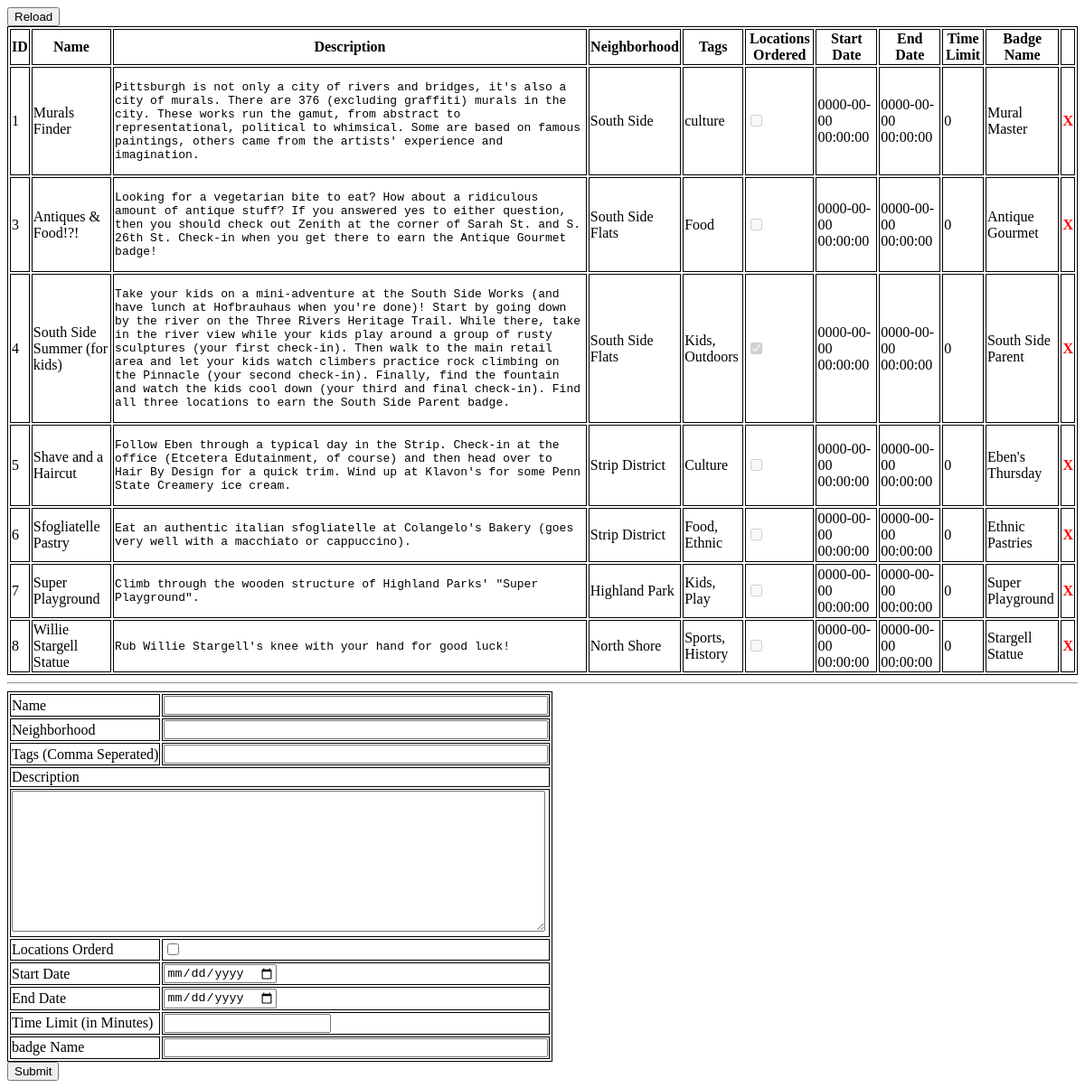
/www/dba/mission.php, run on the app's committed database.
### tables this page shows
CREATE TABLE mission (
  id int(11) NOT NULL AUTO_INCREMENT,
  `name` varchar(100) NOT NULL,
  description varchar(10000) NOT NULL,
  neighborhood varchar(1000) NOT NULL,
  tags varchar(1000) NOT NULL,
  locationsOrdered tinyint(1) unsigned NOT NULL,
  startDate timestamp NOT NULL DEFAULT '0000-00-00 00:00:00',
  endDate timestamp NOT NULL DEFAULT '0000-00-00 00:00:00',
  minuteLimit int(11) NOT NULL,
  badgeName varchar(100) NOT NULL,
  PRIMARY KEY (id)
);

### www/dba/mission.php (the view, shortened to what this page needs)
<!DOCTYPE html>
<html>
<head>
<link rel="stylesheet" type="text/css" href="dba.css">
</head>
<body>
<?php
$db = new mysqli("localhost", "pgh-challenge", "5NdSW4FaAqQXthqs", "game");
$table = "mission";
$stmt = $db->prepare("select id, name, description, neighborhood, tags, locationsOrdered, startDate, endDate, minuteLimit, badgeName from $table");
echo "<input class=\"refreshBtn\" type=\"button\" value=\"Reload\" onclick=\"refreshPage()\" />\n";
echo "<table id=\"dataTable\">\n";
echo "<tr><th>ID</th><th>Name</th><th>Description</th><th>Neighborhood</th><th>Tags</th>".
"<th>Locations Ordered</th>".
"<th>Start Date</th><th>End Date</th><th>Time Limit</th>".
"<th>Badge Name</th>";
echo "<td></td></tr>\n";
$stmt->execute();
$stmt->bind_result($id, $name, $desc, $neighborhood, $tags, $ordered, $startdate, $enddate , $limit, $badge);
while($stmt->fetch())
{
	echo "<tr>".
	"<td>$id</td><td>$name</td><td><pre>".htmlspecialchars($desc)."</pre></td><td>$neighborhood</td><td>$tags</td>";
	if(is_numeric($ordered) && $ordered>0) echo "<td><input type=\"checkbox\" disabled=\"disabled\" checked=\"checked\"/></td>";
	else echo "<td><input type=\"checkbox\" disabled=\"disabled\" /></td>";
	echo "<td>$startdate</td><td>$enddate</td><td>$limit</td><td>$badge</td>".
	"<td><a class=\"deletetext\" href=\"javascript:void(0)\" onclick=\"removeRow($id)\">X</a></td>".
	"</tr>\n";
}
echo "</table>\n";
?>
<hr/>
<form method="post" action="mission.php">
<table>
<tr><td>Name</td><td><input name="name" type="text" size="50"/ ></td></tr>
<tr><td>Neighborhood</td><td><input name="neighborhood" type="text" size="50" /></td></tr>
<tr><td>Tags (Comma Seperated)</td><td><input name="tags" type="text" size="50" /></td></tr>
<tr><td colspan="2">Description</td></tr>
<tr><td colspan="2"><textarea name="desc" rows="10" style="width:98.5%"></textarea></td></tr>
<tr><td>Locations Orderd</td><td><input name="ordered" type="checkbox" /></td></tr>
<tr><td>Start Date</td><td><input name="startdate" type="date" /></td></tr>
<tr><td>End Date</td><td><input name="enddate" type="date" /></td></tr>
<tr><td>Time Limit (in Minutes)</td><td><input name="limit" type="text" /></td></tr>
<tr><td>badge Name</td><td><input name="badge" type="text" size="50" /></td></tr>
</table>
<input type="submit"/>
</form>
</body>
</html>

### www/dba/dba.css (style rules this page uses)
table, tr, td, th { border: 1px solid black; }
.errortext, .deletetext { font-weight: bold; color: red; text-decoration: none; }
.refreshBtn { vertical-align: top; display:block; }
pre { white-space: normal; }

### data on the page
mission: id "1", name "Murals Finder", description "Pittsburgh is not only a city of rivers and bridges, it's also a city of murals. There are 376 (excluding graffiti) murals in the city. These works run the gamut, from abstract to representational, political to whimsical. Some are based on famous paintings, others came from the artists' experience and imagination.", neighborhood "South Side", tags "culture", startDate "0000-00-00 00:00:00", endDate "0000-00-00 00:00:00", minuteLimit "0", badgeName "Mural Master"
mission: id "3", name "Antiques & Food!?!", description "Looking for a vegetarian bite to eat? How about a ridiculous amount of antique stuff? If you answered yes to either question, then you should check out Zenith at the corner of Sarah St. and S. 26th St. Check-in when you get there to earn the Antique Gourmet badge!", neighborhood "South Side Flats", tags "Food", startDate "0000-00-00 00:00:00", endDate "0000-00-00 00:00:00", minuteLimit "0", badgeName "Antique Gourmet"
mission: id "4", name "South Side Summer (for kids)", description "Take your kids on a mini-adventure at the South Side Works (and have lunch at Hofbrauhaus when you're done)! Start by going down by the river on the Three Rivers Heritage Trail. While there, take in the river view while your kids play around a group of rusty sculptures (your first check-in). Then walk to the main retail area and let your kids watch climbers practice rock climbing on the Pinnacle (your second check-in). Finally, find the fountain and watch the kids cool down (your third and final check-in). Find all three locations to earn the South Side Parent badge.", neighborhood "South Side Flats", tags "Kids, Outdoors", startDate "0000-00-00 00:00:00", endDate "0000-00-00 00:00:00", minuteLimit "0", badgeName "South Side Parent"
mission: id "5", name "Shave and a Haircut", description "Follow Eben through a typical day in the Strip. Check-in at the office (Etcetera Edutainment, of course) and then head over to Hair By Design for a quick trim. Wind up at Klavon's for some Penn State Creamery ice cream.", neighborhood "Strip District", tags "Culture", startDate "0000-00-00 00:00:00", endDate "0000-00-00 00:00:00", minuteLimit "0", badgeName "Eben's Thursday"
mission: id "6", name "Sfogliatelle Pastry", description "Eat an authentic italian sfogliatelle at Colangelo's Bakery (goes very well with a macchiato or cappuccino).", neighborhood "Strip District", tags "Food, Ethnic", startDate "0000-00-00 00:00:00", endDate "0000-00-00 00:00:00", minuteLimit "0", badgeName "Ethnic Pastries"
mission: id "7", name "Super Playground", description "Climb through the wooden structure of Highland Parks' \"Super Playground\".", neighborhood "Highland Park", tags "Kids, Play", startDate "0000-00-00 00:00:00", endDate "0000-00-00 00:00:00", minuteLimit "0", badgeName "Super Playground"
mission: id "8", name "Willie Stargell Statue", description "Rub Willie Stargell's knee with your hand for good luck!", neighborhood "North Shore", tags "Sports, History", startDate "0000-00-00 00:00:00", endDate "0000-00-00 00:00:00", minuteLimit "0", badgeName "Stargell Statue"
